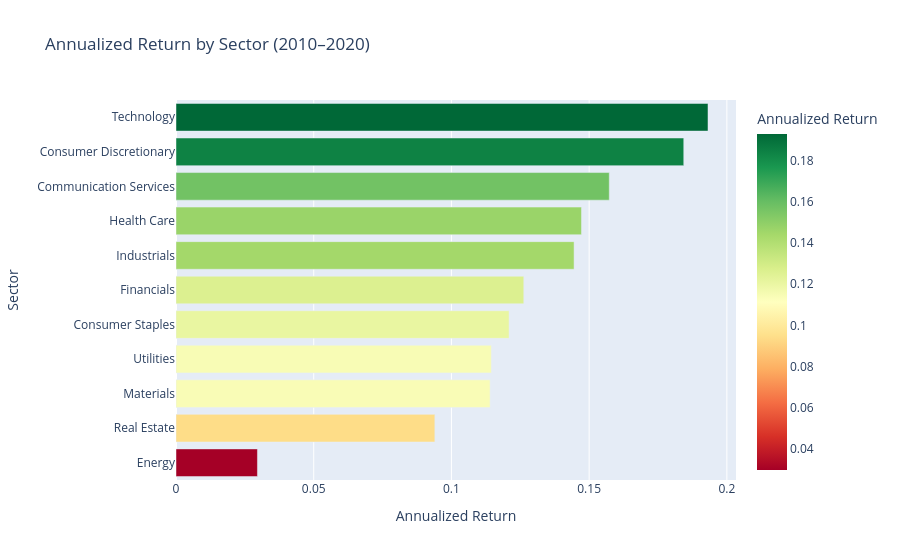

Notebook source saved alongside this figure:
### Markdown cell above
## 3. Visualizations

### 3.1 Annualized Return by Sector

### Code cell
plot_sector_returns(summary).show()

### Figure 1 — Plotly figure (JSON) as saved in the notebook; plotly's stock layout.template omitted (floating-point values rounded to 4 significant figures)
{"data": [{"hovertemplate": "Annualized Return=%{marker.color}<br>Sector=%{y}<extra></extra>", "legendgroup": "", "marker": {"color": [0.02957, 0.09398, 0.114, 0.1145, 0.1209, 0.1263, 0.1445, 0.1472, 0.1573, 0.1843, 0.1932], "coloraxis": "coloraxis", "pattern": {"shape": ""}}, "name": "", "orientation": "h", "showlegend": false, "textposition": "auto", "type": "bar", "x": [0.02957, 0.09398, 0.114, 0.1145, 0.1209, 0.1263, 0.1445, 0.1472, 0.1573, 0.1843, 0.1932], "xaxis": "x", "y": ["Energy", "Real Estate", "Materials", "Utilities", "Consumer Staples", "Financials", "Industrials", "Health Care", "Communication Services", "Consumer Discretionary", "Technology"], "yaxis": "y"}], "layout": {"barmode": "relative", "coloraxis": {"colorbar": {"title": {"text": "Annualized Return"}}, "colorscale": [[0, "rgb(165,0,38)"], [0.1, "rgb(215,48,39)"], [0.2, "rgb(244,109,67)"], [0.3, "rgb(253,174,97)"], [0.4, "rgb(254,224,139)"], [0.5, "rgb(255,255,191)"], [0.6, "rgb(217,239,139)"], [0.7, "rgb(166,217,106)"], [0.8, "rgb(102,189,99)"], [0.9, "rgb(26,152,80)"], [1, "rgb(0,104,55)"]]}, "legend": {"tracegroupgap": 0}, "title": {"text": "Annualized Return by Sector (2010–2020)"}, "xaxis": {"anchor": "y", "domain": [0, 1], "title": {"text": "Annualized Return"}}, "yaxis": {"anchor": "x", "domain": [0, 1], "title": {"text": "Sector"}}}}
